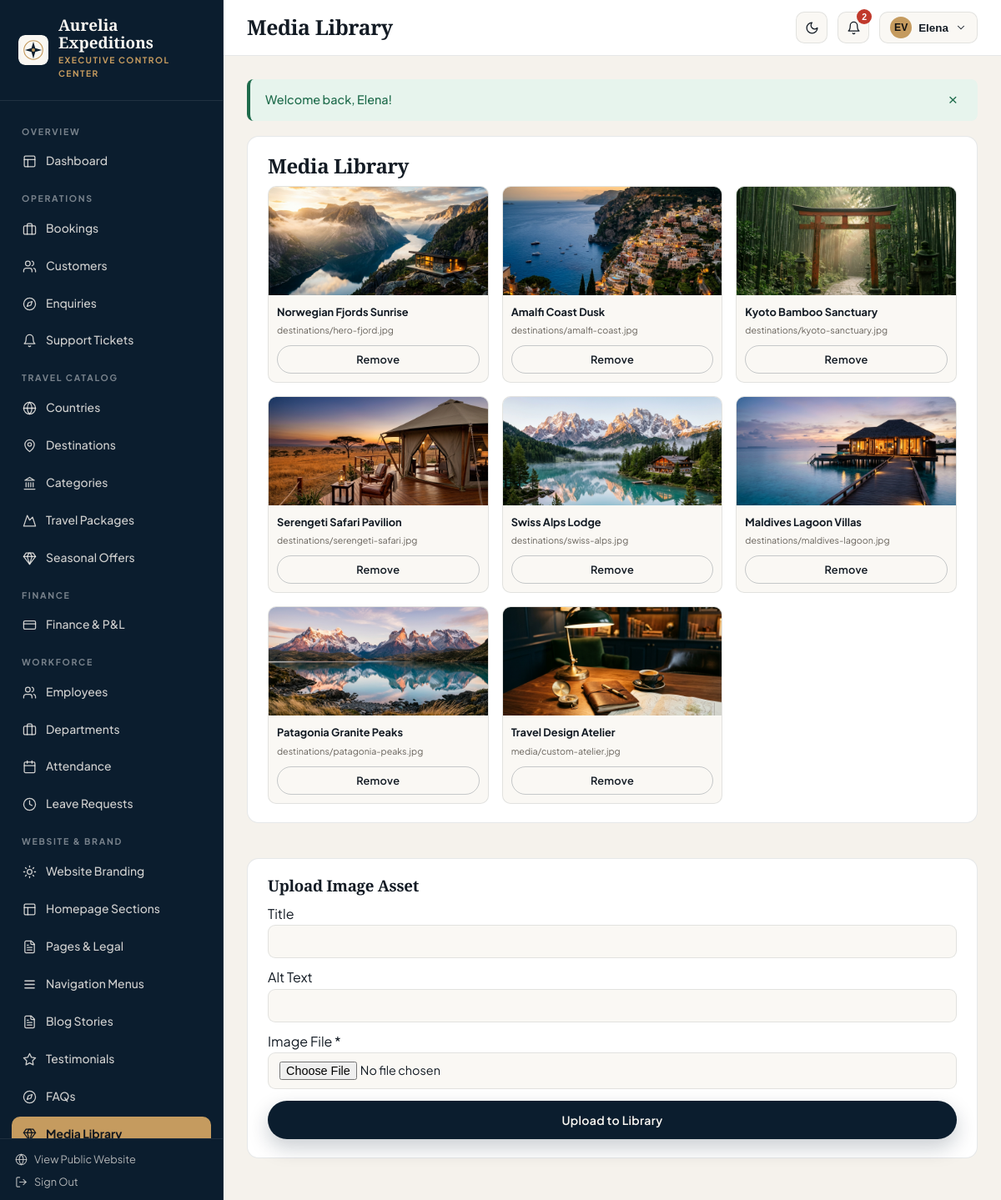
Screenshot of /admin/media (signed in) with the database file from the repository.
### tables this page shows
CREATE TABLE `users` (
  `id` INT UNSIGNED NOT NULL AUTO_INCREMENT,
  `uuid` CHAR(36) NOT NULL,
  `first_name` VARCHAR(80) NOT NULL,
  `last_name` VARCHAR(80) NOT NULL,
  `email` VARCHAR(160) NOT NULL,
  `phone` VARCHAR(40) NULL,
  `password_hash` VARCHAR(255) NOT NULL,
  `avatar` VARCHAR(255) NULL,
  `status` ENUM('active','inactive','blocked') NOT NULL DEFAULT 'active',
  `email_verified_at` DATETIME NULL,
  `last_login_at` DATETIME NULL,
  `created_at` TIMESTAMP NOT NULL DEFAULT CURRENT_TIMESTAMP,
  `updated_at` TIMESTAMP NOT NULL DEFAULT CURRENT_TIMESTAMP ON UPDATE CURRENT_TIMESTAMP,
  `deleted_at` DATETIME NULL,
  PRIMARY KEY (`id`),
  UNIQUE KEY `uq_users_uuid` (`uuid`),
  UNIQUE KEY `uq_users_email` (`email`),
  KEY `idx_users_status` (`status`)
);

CREATE TABLE `media_library` (
  `id` INT UNSIGNED NOT NULL AUTO_INCREMENT,
  `title` VARCHAR(160) NOT NULL,
  `file_path` VARCHAR(255) NOT NULL,
  `file_type` VARCHAR(80) NOT NULL,
  `file_size` INT UNSIGNED NOT NULL DEFAULT 0,
  `alt_text` VARCHAR(200) NULL,
  `folder` VARCHAR(60) NOT NULL DEFAULT 'media',
  `uploaded_by` INT UNSIGNED NULL,
  `created_at` TIMESTAMP NOT NULL DEFAULT CURRENT_TIMESTAMP,
  PRIMARY KEY (`id`),
  CONSTRAINT `fk_media_uploader` FOREIGN KEY (`uploaded_by`) REFERENCES `users` (`id`) ON DELETE SET NULL
);

### views/admin/website/media.php (the view, shortened to what the rows shown need)
<div class="dash-grid-2" style="grid-template-columns:1.4fr 0.85fr;">
    <div class="panel-card">
        <h2>Media Library</h2>
        <div class="form-grid-3">
            <?php foreach ($media as $m): ?>
                <div style="border:1px solid var(--dash-border);border-radius:10px;overflow:hidden;background:var(--dash-surface-alt);">
                    <img src="<?= e(upload_url($m['file_path'])) ?>" alt="<?= e($m['alt_text']) ?>" style="height:130px;width:100%;object-fit:cover;">
                    <div style="padding:10px;font-size:0.8rem;">
                        <strong style="display:block;white-space:nowrap;overflow:hidden;text-overflow:ellipsis;"><?= e($m['title']) ?></strong>
                        <small style="color:var(--dash-muted);"><?= e($m['file_path']) ?></small>
                        <form method="POST" action="<?= url('/admin/media/' . (int) $m['id'] . '/delete') ?>" style="margin-top:8px;">
                            <button type="submit" class="btn-brand btn-brand-outline btn-sm-pill" style="width:100%;">Remove</button>
                        </form>
                    </div>
                </div>
            <?php endforeach; ?>
        </div>
    </div>
    <div class="panel-card">
        <h3>Upload Image Asset</h3>
        <form method="POST" action="<?= url('/admin/media/upload') ?>" enctype="multipart/form-data">
            <div style="margin-bottom:10px;"><label class="form-label-editorial">Title</label><input type="text" name="title" class="dash-input"></div>
            <div style="margin-bottom:10px;"><label class="form-label-editorial">Alt Text</label><input type="text" name="alt_text" class="dash-input"></div>
            <div style="margin-bottom:14px;"><label class="form-label-editorial">Image File *</label><input type="file" name="media_file" required accept="image/*" class="dash-input"></div>
            <button type="submit" class="btn-brand btn-brand-primary" style="width:100%;">Upload to Library</button>
        </form>
    </div>
</div>

### core/Router.php (shortened to what the rows shown need)
<?php
class Router
{
    private array $routes = [];
    public function addRoute(string $method, string $path, callable|array $handler, array $middleware = []): void
    {
        $normalized = '/' . trim($path, '/');
        if ($normalized !== '/') {
            $normalized = rtrim($normalized, '/');
        }
        $pattern = preg_replace('#\{([a-zA-Z_][a-zA-Z0-9_]*)\}#', '(?P<$1>[^/]+)', $normalized);
        $regex = '#^' . $pattern . '$#';
        $this->routes[] = [
            'method' => strtoupper($method),
            'path' => $normalized,
            'regex' => $regex,
            'handler' => $handler,
            'middleware' => $middleware,
        ];
    }
    public function dispatch(string $requestUri, string $requestMethod): void
    {
        $path = parse_url($requestUri, PHP_URL_PATH) ?? '/';
        $basePath = base_path();
        if ($basePath !== '' && str_starts_with($path, $basePath)) {
            $path = substr($path, strlen($basePath));
        }
        $path = '/' . trim($path, '/');
        if ($path !== '/') {
            $path = rtrim($path, '/');
        }
        $method = strtoupper($requestMethod);
        foreach ($this->routes as $route) {
            if ($route['method'] !== $method) {
                continue;
            }
            if (preg_match($route['regex'], $path, $matches)) {
                $params = [];
                foreach ($route['middleware'] as $mw) {
                    if (is_callable($mw)) {
                        $mw($params);
                    } elseif (is_string($mw) && class_exists($mw)) {
                        (new $mw())->handle($params);
                    } elseif (is_array($mw) && isset($mw[0]) && class_exists($mw[0])) {
                        $instance = new $mw[0]();
                        $args = array_slice($mw, 1);
                        $instance->handle($params, ...$args);
                    }
                }
                $handler = $route['handler'];
                if (is_array($handler)) {
                    [$controllerClass, $action] = $handler;
                    $controller = new $controllerClass();
                    $controller->$action($params);
                    return;
                }
                return;
            }
        }
    }
}

### views/layouts/dashboard.php (shortened to what the rows shown need)
<?php
$brand = \App\Services\BrandingService::getAll();
$user = \Core\Auth::user();
$portal = $portal ?? 'admin';
$isPreview = !empty($brand['is_previewing']);
$unreadCount = $user ? \App\Services\NotificationService::unreadCount((int) $user['id']) : 0;
$portalLabel = match ($portal) {
    'hr' => 'HR Operations Portal',
    'employee' => 'Specialist Workspace',
    'customer' => 'Traveller Portal',
    default => 'Executive Control Center',
};
?>
<!DOCTYPE html>
<html lang="en">
<head>
    <link rel="stylesheet" href="<?= asset('css/design-system.css') ?>">
    <link rel="stylesheet" href="<?= asset('css/dashboard.css') ?>">
</head>
<body class="portal-<?= e($portal) ?> <?= $isPreview ? 'has-preview-ribbon' : '' ?>">
<div class="dash-shell">
    <aside class="dash-sidebar">
        <a href="<?= url('/' . ($portal === 'admin' ? 'admin' : $portal)) ?>" class="sidebar-brand">
            <img src="<?= e(brand_logo('light')) ?>" alt="<?= e($brand['website_name']) ?>">
            <div>
                <div style="font-family:var(--font-display);font-size:1.18rem;font-weight:700;color:#FAF7F2;line-height:1.1;">
                    <?= e($brand['website_name']) ?>
                </div>
                <span class="sidebar-portal-tag"><?= e($portalLabel) ?></span>
            </div>
        </a>
        <div class="sidebar-scroll">
            <?php if ($portal === 'admin'): ?>
                <div class="sidebar-group-label">Overview</div>
                <a href="<?= url('/admin') ?>" class="sidebar-link <?= current_route_path() === '/admin' ? 'active' : '' ?>"><?= svg_icon('layout', 17) ?> Dashboard</a>
                <?php if (can('bookings.view')): ?>
                    <div class="sidebar-group-label">Operations</div>
                    <a href="<?= url('/admin/bookings') ?>" class="sidebar-link <?= is_active_nav('/admin/bookings') ?>"><?= svg_icon('briefcase', 17) ?> Bookings</a>
                <?php endif; ?>
                <?php if (can('customers.view')): ?>
                    <a href="<?= url('/admin/customers') ?>" class="sidebar-link <?= is_active_nav('/admin/customers') ?>"><?= svg_icon('users', 17) ?> Customers</a>
                <?php endif; ?>
                <?php if (can('enquiries.view')): ?>
                    <a href="<?= url('/admin/enquiries') ?>" class="sidebar-link <?= is_active_nav('/admin/enquiries') ?>"><?= svg_icon('compass', 17) ?> Enquiries</a>
                <?php endif; ?>
                <?php if (can('support.manage')): ?>
                    <a href="<?= url('/admin/support') ?>" class="sidebar-link <?= is_active_nav('/admin/support') ?>"><?= svg_icon('bell', 17) ?> Support Tickets</a>
                <?php endif; ?>
                <?php if (can('packages.view') || can('destinations.view') || can('categories.view')): ?>
                    <div class="sidebar-group-label">Travel Catalog</div>
                    <?php if (can('destinations.view')): ?>
                        <a href="<?= url('/admin/countries') ?>" class="sidebar-link <?= is_active_nav('/admin/countries') ?>"><?= svg_icon('globe', 17) ?> Countries</a>
                        <a href="<?= url('/admin/destinations') ?>" class="sidebar-link <?= is_active_nav('/admin/destinations') ?>"><?= svg_icon('map-pin', 17) ?> Destinations</a>
                    <?php endif; ?>
                    <?php if (can('categories.view')): ?>
                        <a href="<?= url('/admin/categories') ?>" class="sidebar-link <?= is_active_nav('/admin/categories') ?>"><?= svg_icon('landmark', 17) ?> Categories</a>
                    <?php endif; ?>
                    <?php if (can('packages.view')): ?>
                        <a href="<?= url('/admin/packages') ?>" class="sidebar-link <?= is_active_nav('/admin/packages') ?>"><?= svg_icon('mountain', 17) ?> Travel Packages</a>
                    <?php endif; ?>
                    <?php if (can('offers.manage')): ?>
                        <a href="<?= url('/admin/offers') ?>" class="sidebar-link <?= is_active_nav('/admin/offers') ?>"><?= svg_icon('gem', 17) ?> Seasonal Offers</a>
                    <?php endif; ?>
                <?php endif; ?>
                <?php if (can('finance.view')): ?>
                    <div class="sidebar-group-label">Finance</div>
                    <a href="<?= url('/admin/finance') ?>" class="sidebar-link <?= is_active_nav('/admin/finance') ?>"><?= svg_icon('credit-card', 17) ?> Finance &amp; P&amp;L</a>
                <?php endif; ?>
                <?php if (can('employees.view')): ?>
                    <div class="sidebar-group-label">Workforce</div>
                    <a href="<?= url('/admin/employees') ?>" class="sidebar-link <?= is_active_nav('/admin/employees') ?>"><?= svg_icon('users', 17) ?> Employees</a>
                    <a href="<?= url('/admin/departments') ?>" class="sidebar-link <?= is_active_nav('/admin/departments') ?>"><?= svg_icon('briefcase', 17) ?> Departments</a>
                    <a href="<?= url('/admin/attendance') ?>" class="sidebar-link <?= is_active_nav('/admin/attendance') ?>"><?= svg_icon('calendar', 17) ?> Attendance</a>
                    <a href="<?= url('/admin/leaves') ?>" class="sidebar-link <?= is_active_nav('/admin/leaves') ?>"><?= svg_icon('clock', 17) ?> Leave Requests</a>
                <?php endif; ?>
                <?php if (can('branding.view') || can('website.view') || can('seo.manage')): ?>
                    <div class="sidebar-group-label">Website &amp; Brand</div>
                    <?php if (can('branding.view')): ?>
                        <a href="<?= url('/admin/branding') ?>" class="sidebar-link <?= is_active_nav('/admin/branding') ?>"><?= svg_icon('sun', 17) ?> Website Branding</a>
                    <?php endif; ?>
                    <?php if (can('website.view')): ?>
                        <a href="<?= url('/admin/homepage-sections') ?>" class="sidebar-link <?= is_active_nav('/admin/homepage-sections') ?>"><?= svg_icon('layout', 17) ?> Homepage Sections</a>
                        <a href="<?= url('/admin/pages') ?>" class="sidebar-link <?= is_active_nav('/admin/pages') ?>"><?= svg_icon('file-text', 17) ?> Pages &amp; Legal</a>
                        <a href="<?= url('/admin/menus') ?>" class="sidebar-link <?= is_active_nav('/admin/menus') ?>"><?= svg_icon('menu', 17) ?> Navigation Menus</a>
                        <a href="<?= url('/admin/blogs') ?>" class="sidebar-link <?= is_active_nav('/admin/blogs') ?>"><?= svg_icon('file-text', 17) ?> Blog Stories</a>
                        <a href="<?= url('/admin/testimonials') ?>" class="sidebar-link <?= is_active_nav('/admin/testimonials') ?>"><?= svg_icon('star', 17) ?> Testimonials</a>
                        <a href="<?= url('/admin/faqs') ?>" class="sidebar-link <?= is_active_nav('/admin/faqs') ?>"><?= svg_icon('compass', 17) ?> FAQs</a>
                        <a href="<?= url('/admin/media') ?>" class="sidebar-link <?= is_active_nav('/admin/media') ?>"><?= svg_icon('gem', 17) ?> Media Library</a>
                    <?php endif; ?>
                <?php endif; ?>
            <?php endif; ?>
        </div>
        <div class="sidebar-footer">
            <a href="<?= url('/') ?>" style="display:flex;align-items:center;gap:8px;opacity:0.85;margin-bottom:8px;">
                <?= svg_icon('globe', 15) ?> View Public Website
            </a>
            <form method="POST" action="<?= url('/logout') ?>" style="margin:0;">
                <button type="submit" style="background:none;border:none;color:inherit;padding:0;cursor:pointer;display:flex;align-items:center;gap:8px;font-family:inherit;font-size:inherit;opacity:0.85;">
                    <?= svg_icon('log-out', 15) ?> Sign Out
                </button>
            </form>
        </div>
    </aside>
    <div class="dash-main">
        <header class="dash-topbar">
            <div class="topbar-left">
                <h1 class="topbar-title"><?= e($pageTitle ?? 'Dashboard') ?></h1>
            </div>
            <div class="topbar-actions">
                <button type="button" class="icon-btn" data-theme-toggle title="Toggle light/dark mode" aria-label="Toggle theme">
                    <?= svg_icon('moon', 17) ?>
                </button>
                <div class="dropdown-wrap">
                    <button type="button" class="icon-btn" data-dropdown-btn="notif-popover" aria-label="Notifications">
                        <?= svg_icon('bell', 17) ?>
                        <?php if ($unreadCount > 0): ?>
                            <span class="notif-dot"><?= $unreadCount > 9 ? '9+' : $unreadCount ?></span>
                        <?php endif; ?>
                    </button>
                </div>
                <div class="dropdown-wrap">
                    <button type="button" class="icon-btn" style="width:auto;padding:0 12px;gap:8px;" data-dropdown-btn="profile-popover">
                        <span style="width:26px;height:26px;border-radius:50%;background:var(--brand-accent);color:#111;display:inline-flex;align-items:center;justify-content:center;font-weight:700;font-size:0.76rem;">
                            <?= e(strtoupper(substr($user['first_name'] ?? 'U', 0, 1) . substr($user['last_name'] ?? '', 0, 1))) ?>
                        </span>
                        <span style="font-size:0.84rem;font-weight:600;"><?= e($user['first_name'] ?? 'Account') ?></span>
                        <?= svg_icon('chevron-down', 14) ?>
                    </button>
                </div>
            </div>
        </header>
        <main class="dash-content">
            <?php require BASE_PATH . '/views/partials/flash.php'; ?>
            <?= $content ?>
        </main>
    </div>
</div>
</body>
</html>

### rows the page displays
users: first_name+last_name "EV", first_name "Elena"
media_library: file_path (picture), title "Norwegian Fjords Sunrise", file_path "destinations/hero-fjord.jpg"
media_library: file_path (picture), title "Amalfi Coast Dusk", file_path "destinations/amalfi-coast.jpg"
media_library: file_path (picture), title "Kyoto Bamboo Sanctuary", file_path "destinations/kyoto-sanctuary.jpg"
media_library: file_path (picture), title "Serengeti Safari Pavilion", file_path "destinations/serengeti-safari.jpg"
media_library: file_path (picture), title "Swiss Alps Lodge", file_path "destinations/swiss-alps.jpg"
media_library: file_path (picture), title "Maldives Lagoon Villas", file_path "destinations/maldives-lagoon.jpg"
media_library: file_path (picture), title "Patagonia Granite Peaks", file_path "destinations/patagonia-peaks.jpg"
media_library: file_path (picture), title "Travel Design Atelier", file_path "media/custom-atelier.jpg"

### other values shown
$unreadCount "2"
$msg "Welcome back, Elena!"
